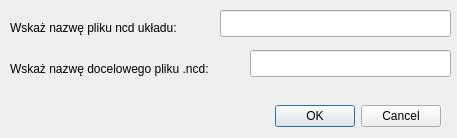
<?xml version="1.0" encoding="UTF-8"?>
<ui version="4.0">
 <class>newFloorplanFile</class>
 <widget class="QDialog" name="newFloorplanFile">
  <property name="geometry">
   <rect>
    <x>0</x>
    <y>0</y>
    <width>457</width>
    <height>138</height>
   </rect>
  </property>
  <property name="windowTitle">
   <string>Nowy plik floorplanu</string>
  </property>
  <widget class="QDialogButtonBox" name="buttonBox">
   <property name="geometry">
    <rect>
     <x>100</x>
     <y>100</y>
     <width>341</width>
     <height>32</height>
    </rect>
   </property>
   <property name="orientation">
    <enum>Qt::Horizontal</enum>
   </property>
   <property name="standardButtons">
    <set>QDialogButtonBox::Cancel|QDialogButtonBox::Ok</set>
   </property>
  </widget>
  <widget class="QLabel" name="label_one">
   <property name="geometry">
    <rect>
     <x>10</x>
     <y>17</y>
     <width>201</width>
     <height>21</height>
    </rect>
   </property>
   <property name="text">
    <string>Wskaż nazwę pliku ncd układu:</string>
   </property>
  </widget>
  <widget class="QLineEdit" name="lineEditOldNcd">
   <property name="geometry">
    <rect>
     <x>220</x>
     <y>10</y>
     <width>231</width>
     <height>27</height>
    </rect>
   </property>
  </widget>
  <widget class="QLabel" name="labe_two">
   <property name="geometry">
    <rect>
     <x>10</x>
     <y>60</y>
     <width>251</width>
     <height>17</height>
    </rect>
   </property>
   <property name="text">
    <string>Wskaż nazwę docelowego pliku .ncd:</string>
   </property>
  </widget>
  <widget class="QLineEdit" name="lineEditNewNcd">
   <property name="geometry">
    <rect>
     <x>250</x>
     <y>50</y>
     <width>201</width>
     <height>27</height>
    </rect>
   </property>
  </widget>
 </widget>
 <resources/>
 <connections>
  <connection>
   <sender>buttonBox</sender>
   <signal>accepted()</signal>
   <receiver>newFloorplanFile</receiver>
   <slot>accept()</slot>
   <hints>
    <hint type="sourcelabel">
     <x>248</x>
     <y>254</y>
    </hint>
    <hint type="destinationlabel">
     <x>157</x>
     <y>274</y>
    </hint>
   </hints>
  </connection>
  <connection>
   <sender>buttonBox</sender>
   <signal>rejected()</signal>
   <receiver>newFloorplanFile</receiver>
   <slot>reject()</slot>
   <hints>
    <hint type="sourcelabel">
     <x>316</x>
     <y>260</y>
    </hint>
    <hint type="destinationlabel">
     <x>286</x>
     <y>274</y>
    </hint>
   </hints>
  </connection>
 </connections>
</ui>
